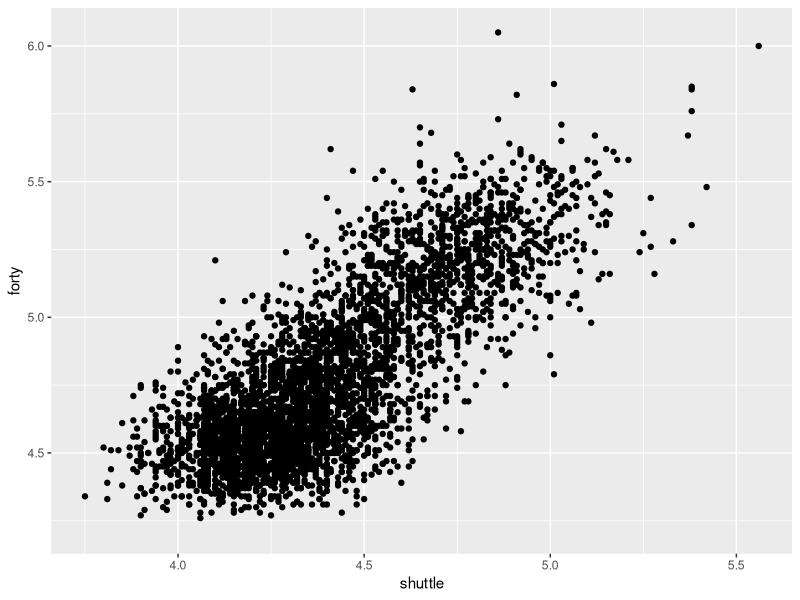
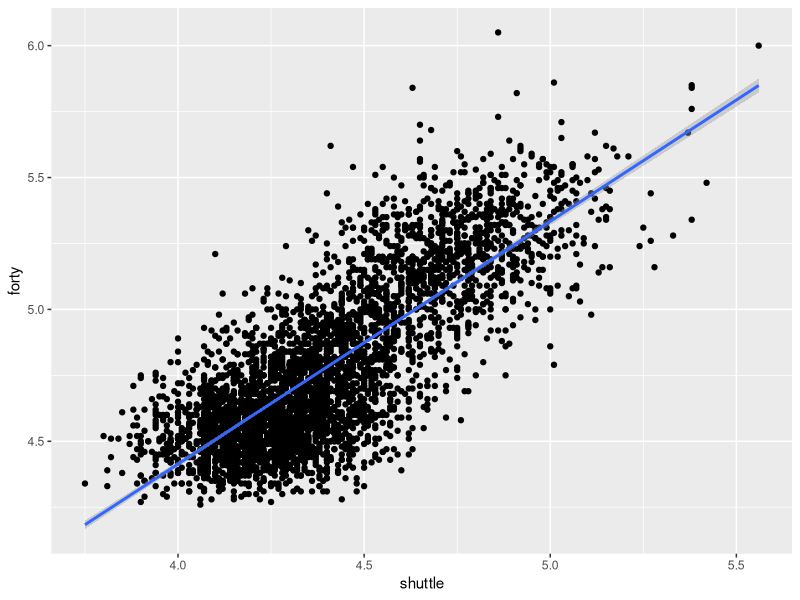
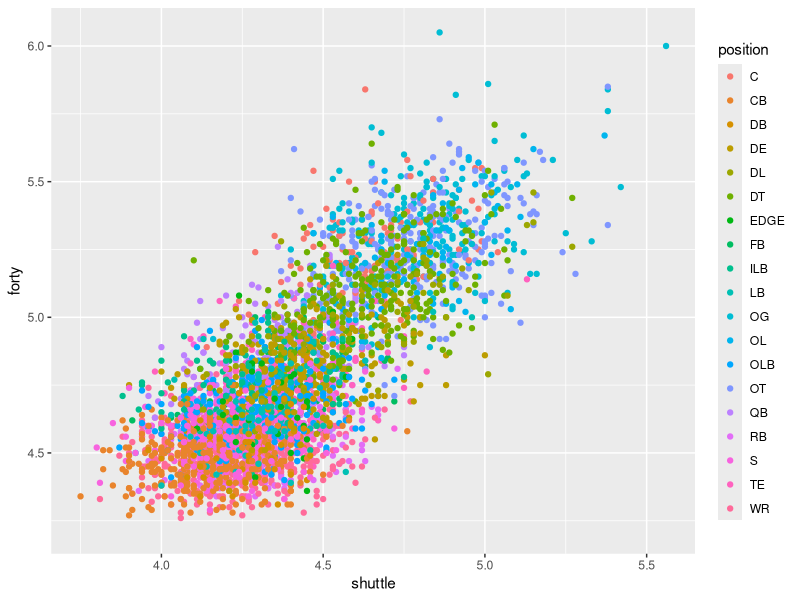
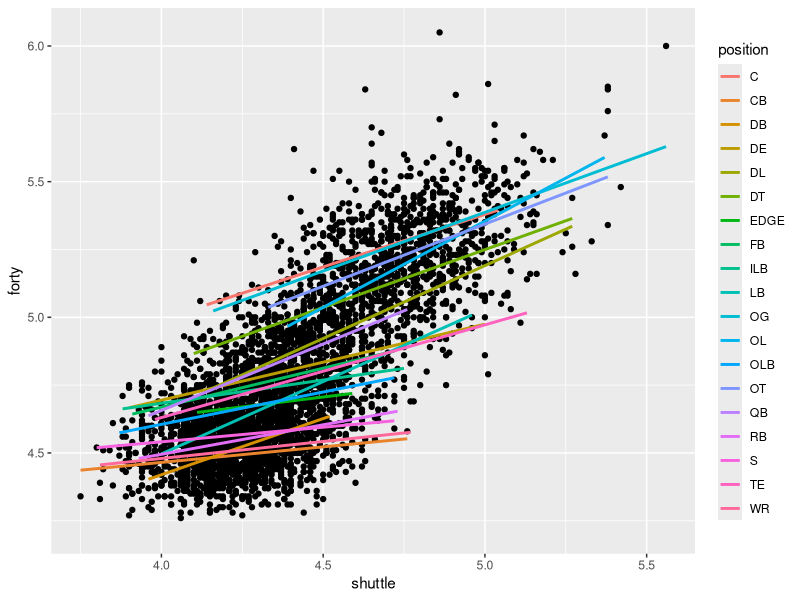
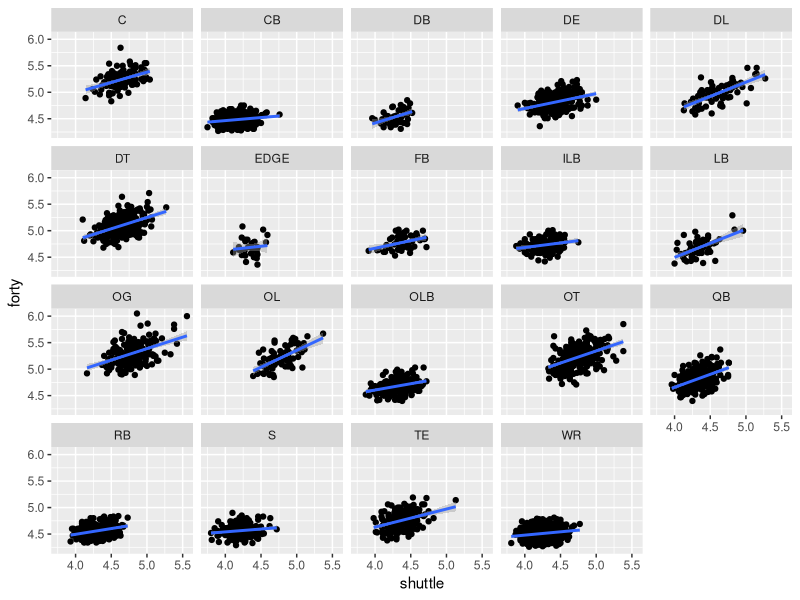

R code for these plots, in order: (Note: this script raises an error after producing the figures.)
## ---- chunk 1
knitr::opts_chunk$set(
	echo = TRUE,
	message = FALSE,
	warning = FALSE
)
## ---- chunk 2
library(tidyverse)
## ---- chunk 3
fbref_offense <- read_csv("data/fbref_offense_clean.csv") %>% select(-c(1))
fbref_defense <- read_csv("data/fbref_defense_clean.csv") %>% select(-c(1))
fbref_comb <- rbind(fbref_offense, fbref_defense)

fbref_comb <- fbref_comb %>% separate(height, into = c("feet", "inch"), sep = "-") %>%
  mutate(height = (as.numeric(feet) * 12) + as.numeric(inch)) %>% select(-feet, -inch) %>% select(year, player, position, age, school, height, wt, forty, vertical, bench_reps, broad_jump, three_cone, shuttle, drafted) %>%
  rename(weight = wt) %>% separate(drafted, into = c("Drafted By", "Round", "Pick", "Year2"), sep = "/") %>%
  select(-Year2) %>% mutate(Round = parse_number(Round), Pick = parse_number(Pick)) %>%
  select(position, Round, forty, vertical, bench_reps, broad_jump, three_cone, shuttle)
## ---- chunk 4
write.csv(fbref_comb,"nfl_combine.csv",row.names = FALSE)
## ---- chunk 5
ggplot(fbref_comb, aes(x = shuttle, y = forty)) +
  geom_point() 
## ---- chunk 6
ggplot(fbref_comb, aes(x = shuttle, y = forty)) +
  geom_point() +
  geom_smooth(method = "lm")
## ---- chunk 7
ggplot(fbref_comb, aes(x = shuttle, y = forty, color = position)) +
  geom_point() 

ggplot(fbref_comb, aes(x = shuttle, y = forty)) +
  geom_point() +
  geom_smooth(se = F, aes(color = position), method = "lm")
## ---- chunk 8
ggplot(fbref_comb, aes(x = shuttle, y = forty)) +
  geom_point() +
  geom_smooth(method = "lm") + 
  facet_wrap(~position)
## ---- chunk 9
ggplot(fbref_comb %>% filter(year > 2018), aes(x = shuttle, y = forty)) +
  geom_point() +
  geom_smooth(method = "lm") + 
  facet_wrap(year ~ Round, ncol = 8)
## ---- chunk 10
excersisesoultion <- fbref_comb %>% 
  mutate(position = case_when(position == "CB" ~ "DB",
                              position == "S" ~ "DB",
                              TRUE ~ position)) %>%
  filter(position == "WR" | position == "DB" ) %>%
  filter(Round == 1 | Round == 7) 

ggplot(excersisesoultion, aes(x = forty, y = vertical)) +
  geom_point() +
  facet_wrap(position ~ Round, nrow = 1) +
  geom_smooth(method = "lm")
  
